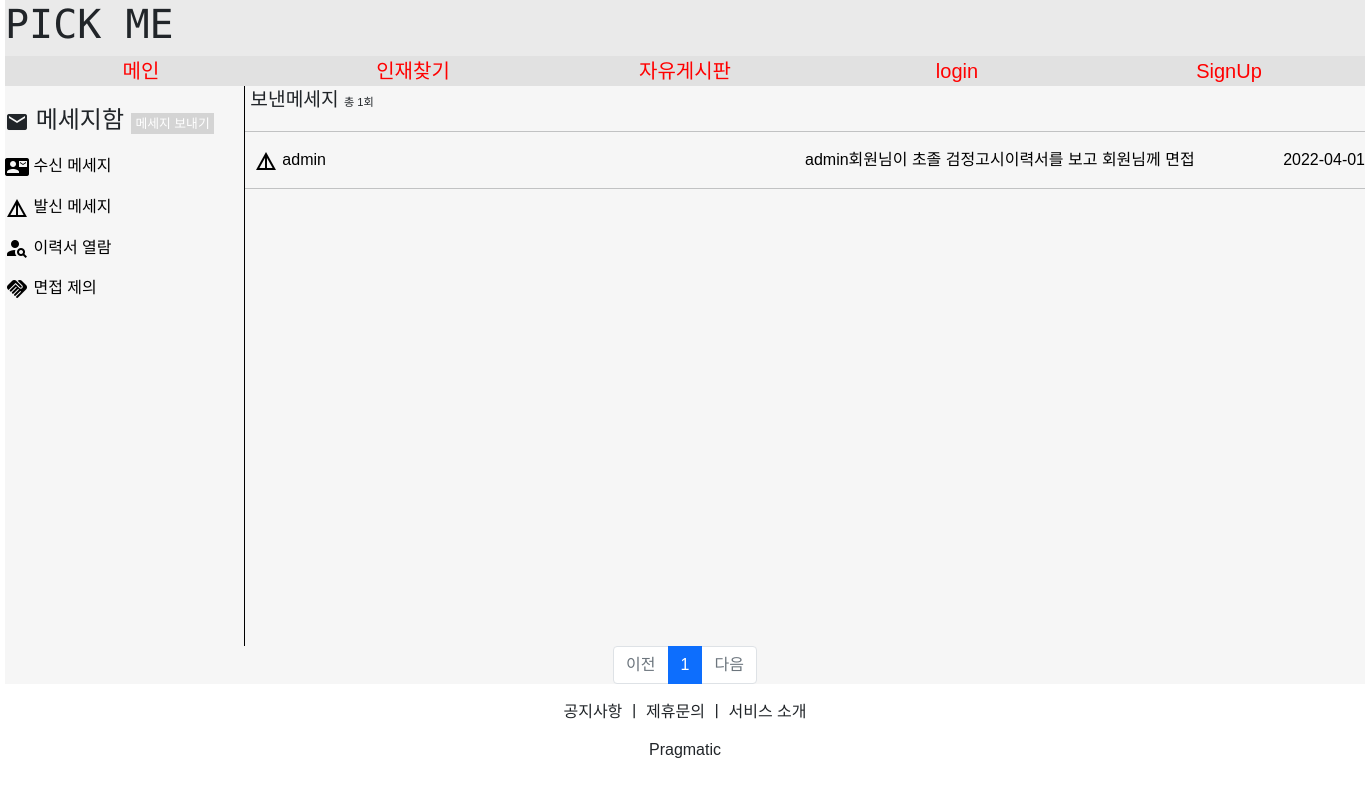
Screenshot of /message/message_send/1 with the database file from the repository.
### messageapp/models.py (models this page shows)
class Message_Send_Model(models.Model):
    message_send_receive = models.ForeignKey(MyUser, on_delete=models.CASCADE, related_name='message_send_receive')
    message_send_send = models.ForeignKey(MyUser, on_delete=models.CASCADE, related_name='message_send_send')
    message_send_title = models.CharField(max_length=2000)
    message_send_detail = models.TextField()
    message_send_date = models.DateField(auto_now=True)
    message_send_Time = models.TimeField(auto_now=True)
    message_send_date_time = models.DateTimeField(auto_now=True)
    message_send_file = models.FileField(upload_to='message/', null=True, blank=True)

### accountapp/models.py (models this page shows)
class MyUser(AbstractUser):
    nickname = models.CharField(max_length=20, unique=True)
    company_group = models.CharField(max_length=100)
    company_number = models.CharField(max_length=200)
    company_name = models.CharField(max_length=200)
    company_ceo = models.CharField(max_length=100)
    company_logo = models.FileField(upload_to='company_logo/', null=True, blank=True)
    company_phone_number = models.CharField(max_length=100)
    company_paper = models.FileField(upload_to='company_paper/', null=True, blank=True)

### messageapp/views.py (the view)
# urls.py: path('message_send/<int:pk>', views.message_send, name='message_send'),
def message_send(request, pk):
    context = {}
    page = request.GET.get('page', '1')
    user = MyUser.objects.filter(pk=pk)
    for temp_user in user:
        message = Message_Send_Model.objects.filter(message_send_send=temp_user).order_by(
            '-message_send_date_time')
        count = len(message)
    paginator = Paginator(message, 8)
    page_obj = paginator.get_page(page)
    context['message'] = page_obj
    context['count'] = count
    context['pk'] = pk
    return render(request, 'message_send.html', context)

### messageapp/templates/message_send.html (shortened to what this page needs)
{% extends 'base-message.html' %}
{% block content %}
    {% load static %}
    <link rel="stylesheet" href="{% static 'css/message.css' %}">
    <div class="message_content">
        <div class="message_menu">
            <div class="self_margin"></div>
            <div style="font-size:1.5rem;">
                <i style="vertical-align:middle;" class="material-icons">mail</i>
                메세지함
                <a href="{% url 'messageapp:message_write' pk=pk %}">
                    <span class="message_push">메세지 보내기</span>
                </a>
            </div>
            <div>
                <a href="{% url 'messageapp:message_content' pk=pk %}">
                    <i style="vertical-align:middle;" class="material-icons">contact_mail</i>
                    수신 메세지
                </a>
                <a href="{% url 'messageapp:message_send' pk=pk %}">
                    <i style="vertical-align:middle;" class="material-icons">details</i>
                    발신 메세지
                </a>
                <a href="{% url 'messageapp:message_search' pk=pk %}">
                    <i style="vertical-align:middle;" class="material-icons">person_search</i>
                    이력서 열람
                </a>
                <a href="{% url 'messageapp:message_propose' pk=pk %}">
                    <i style="vertical-align:middle;" class="material-icons">handshake</i>
                    면접 제의
                </a>
            </div>
        </div>
        <div class="message_list">
            <div style="font-size:1.2rem;">
                &nbsp;보낸메세지
                <span style="font-size:0.7rem;">총 {{ count }}회</span>
            </div>
            <hr>
            {% for list in message %}
                <a href="{% url 'messageapp:message_send_detail' title=list.pk pk=pk %}">
                    <div class="message_main">
                        <div style="width:10rem; height:1.5rem; overflow:hidden; text-overflow:ellipsis;">
                            <i style="vertical-align:middle;" class="material-icons">details</i>
                            {{ list.message_send_receive }}
                        </div>
                        <div style="width:25rem; height:1.5rem; overflow:hidden; text-overflow:ellipsis;">
                        </div>
                        <div style="width:25rem; height:1.5rem; overflow:hidden; text-overflow:ellipsis;">
                            {{ list.message_send_detail }}
                        </div>
                        <div style="width:10rem; display:flex;">
                            <div style="margin-left:auto;">
                                {{ list.message_send_date_time|date:"Y-m-d" }}
                            </div>
                        </div>
                    </div>
                </a>
                <hr>
            {% endfor %}
        </div>
    </div>
    <ul class="pagination justify-content-center">
        {% if message.has_previous %}
            <li class="page-item">
                <a class="page-link" href="?page={{ message.previous_page_number }}">이전</a>
            </li>
        {% else %}
            <li class="page-item disabled">
                <a class="page-link" tabindex="-1" aria-disabled="true" href="#">이전</a>
            </li>
        {% endif %}
        {% for page_number in message.paginator.page_range %}
            {% if page_number >= message.number|add:-5 and page_number <= message.number|add:5 %}
                {% if page_number == message.number %}
                    <li class="page-item active" aria-current="page">
                        <a class="page-link" href="?page={{ page_number }}">{{ page_number }}</a>
                    </li>
                {% else %}
                    <li class="page-item">
                        <a class="page-link" href="?page={{ page_number }}">{{ page_number }}</a>
                    </li>
                {% endif %}
            {% endif %}
        {% endfor %}
        {% if message.has_next %}
            <li class="page-item">
                <a class="page-link" href="?page={{ message.next_page_number }}">다음</a>
            </li>
        {% else %}
            <li class="page-item disabled">
                <a class="page-link" tabindex="-1" aria-disabled="true" href="#">다음</a>
            </li>
        {% endif %}
    </ul>
{% endblock %}

### static/css/message.css (style rules this page uses)
* { font-family: 'Noto Sans KR', sans-serif; }
a { color:#000000; }
.message_content { width:85rem; height:70vh; display:flex; }
.message_menu { width:15rem; height:70vh; border-right:1px solid black; }
.message_list { width:70rem; height:70vh; }
.message_push { font-size:0.8rem; padding:0.2rem 0.3rem; background:#D4D4D4; color:#FFFFFF; }
.message_main { display:flex; }
.self_margin { width:5rem; height:1rem; }

### templates/head-message.html (style rules this page uses)
a { text-decoration:none }

### rows the page displays
Message_Send_Model: message_send_receive "admin", message_send_detail "admin회원님이 초졸 검정고시이력서를 보고 회원님께…", message_send_date_time "2022-04-01"

### other values shown
{{ count }} "1"
{{ page_number }} "1"
